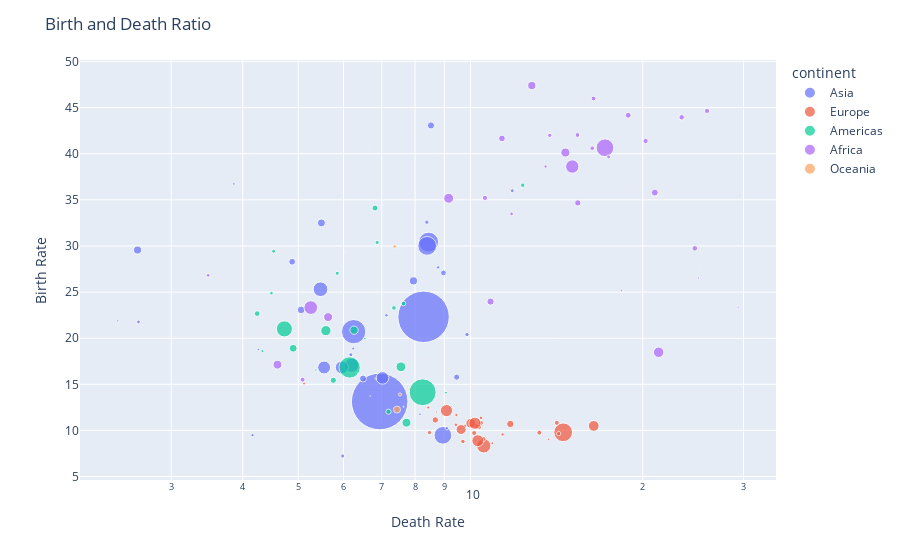

The notebook cell this image was saved under:
### Markdown cell above
* Visualisasi Bubble Chart

### Code cell
# create bubble chart
fig = px.scatter(df, x=' Death rate', y=' Birth rate', size='  Population ', color='continent', hover_name='Country', log_x=True, size_max=40)
# set layout
fig.update_layout(title='Birth and Death Ratio', xaxis_title='Death Rate', yaxis_title='Birth Rate')
fig.show()

### Figure 1 — Plotly figure (JSON) as saved in the notebook; plotly's stock layout.template omitted (floating-point values rounded to 4 significant figures)
{"data": [{"hovertemplate": "<b>%{hovertext}</b><br><br>continent=Asia<br> Death rate=%{x}<br> Birth rate=%{y}<br>  Population =%{marker.size}<extra></extra>", "hovertext": ["Japan", "Saudi Arabia", "China", "Hong Kong", "Kuwait", "Malaysia", "Singapore", "Indonesia", "Thailand", "United Arab Emirates", "Qatar", "India", "Philippines", "Oman", "Iran", "Pakistan", "Syria", "Bahrain", "Uzbekistan", "Yemen", "Bangladesh", "Israel", "Jordan", "Turkmenistan", "Kazakhstan", "Tajikistan", "Laos", "Kyrgyzstan", "Armenia", "Cambodia", "Iraq", "Sri Lanka", "Cyprus", "Georgia", "Vietnam", "Lebanon", "Azerbaijan", "Turkey"], "legendgroup": "Asia", "marker": {"color": "#636efa", "size": [127417244, 26417599, 1306313812, 6898686, 2335648, 23953136, 4425720, 241973879, 65444371, 2563212, 863051, 1080264388, 87857473, 3001583, 68017860, 162419946, 18448752, 688345, 26851195, 20727063, 144319628, 6276883, 5759732, 4952081, 15185844, 7163506, 6217141, 5146281, 2982904, 13607069, 26074906, 20064776, 780133, 4677401, 83535576, 3826018, 7911974, 69660559], "sizemode": "area", "sizeref": 816400.0, "symbol": "circle"}, "mode": "markers", "name": "Asia", "orientation": "v", "showlegend": true, "type": "scatter", "x": [8.95, 2.62, 6.94, 5.98, 2.42, 5.06, 4.16, 6.25, 7.02, 4.26, 4.61, 8.28, 5.47, 3.86, 5.55, 8.45, 4.88, 4.08, 7.95, 8.53, 8.4, 6.18, 2.63, 8.78, 9.46, 8.39, 11.83, 7.13, 8.16, 8.97, 5.49, 6.49, 7.64, 9.09, 6.2, 6.24, 9.86, 5.96], "xaxis": "x", "y": [9.47, 29.56, 13.14, 7.23, 21.88, 23.07, 9.49, 20.71, 15.7, 18.78, 15.54, 22.32, 25.31, 36.73, 16.83, 30.42, 28.29, 18.1, 26.22, 43.07, 30.01, 18.21, 21.76, 27.68, 15.78, 32.58, 35.99, 22.48, 11.76, 27.08, 32.5, 15.63, 12.57, 10.25, 17.07, 18.88, 20.4, 16.83], "yaxis": "y"}, {"hovertemplate": "<b>%{hovertext}</b><br><br>continent=Europe<br> Death rate=%{x}<br> Birth rate=%{y}<br>  Population =%{marker.size}<extra></extra>", "hovertext": ["Germany", "Russia", "Switzerland", "Norway", "Sweden", "Netherlands", "Belgium", "Finland", "Denmark", "Ukraine", "Bulgaria", "Slovenia", "Malta", "France", "Macedonia", "Albania", "Iceland", "Belarus", "Estonia", "Latvia", "Slovakia", "Lithuania", "Croatia", "Bosnia and Herzegovina", "Ireland", "Austria", "Romania", "Poland", "Czech Republic", "Hungary", "Greece", "Portugal", "Italy", "Spain", "United Kingdom"], "legendgroup": "Europe", "marker": {"color": "#EF553B", "size": [82431390, 143420309, 7489370, 4593041, 9001774, 16407491, 10364388, 5223442, 5432335, 47425336, 7450349, 2011070, 398534, 60656178, 2045262, 3563112, 296737, 10300483, 1332893, 2290237, 5431363, 3596617, 4495904, 4025476, 4015676, 8184691, 22329977, 38635144, 10241138, 10006835, 10668354, 10566212, 58103033, 40341462, 60441457], "sizemode": "area", "sizeref": 816400.0, "symbol": "circle"}, "mode": "markers", "name": "Europe", "orientation": "v", "showlegend": true, "type": "scatter", "x": [10.55, 14.52, 8.48, 9.45, 10.36, 8.68, 10.22, 9.79, 10.43, 16.42, 14.26, 10.22, 8, 9.08, 8.73, 5.12, 6.68, 14.15, 13.21, 13.7, 9.43, 10.92, 11.38, 8.44, 7.85, 9.7, 11.74, 10.01, 10.54, 13.19, 10.15, 10.43, 10.3, 9.63, 10.18], "xaxis": "x", "y": [8.33, 9.8, 9.77, 11.67, 10.36, 11.14, 10.48, 10.5, 11.36, 10.49, 9.66, 8.95, 10.17, 12.15, 12, 15.08, 13.73, 10.83, 9.91, 9.04, 10.62, 8.62, 9.57, 12.49, 14.47, 8.81, 10.7, 10.78, 9.07, 9.76, 9.72, 10.82, 8.89, 10.1, 10.78], "yaxis": "y"}, {"hovertemplate": "<b>%{hovertext}</b><br><br>continent=Americas<br> Death rate=%{x}<br> Birth rate=%{y}<br>  Population =%{marker.size}<extra></extra>", "hovertext": ["Canada", "Venezuela", "Brazil", "Argentina", "Chile", "Trinidad and Tobago", "Dominican Republic", "Bolivia", "Ecuador", "Honduras", "Uruguay", "Haiti", "Peru", "Paraguay", "Belize", "Guyana", "Cuba", "Panama", "Jamaica", "Nicaragua", "El Salvador", "Costa Rica", "Guatemala", "Colombia", "Mexico", "United States"], "legendgroup": "Americas", "marker": {"color": "#00cc96", "size": [32805041, 25375281, 186112794, 39537943, 15980912, 1088644, 8950034, 8857870, 13363593, 6975204, 3415920, 8121622, 27925628, 6347884, 279457, 765283, 11346670, 3039150, 2731832, 5465100, 6704932, 4016173, 14655189, 42954279, 106202903, 295734134], "sizemode": "area", "sizeref": 816400.0, "symbol": "circle"}, "mode": "markers", "name": "Americas", "orientation": "v", "showlegend": true, "type": "scatter", "x": [7.73, 4.9, 6.15, 7.56, 5.76, 9.37, 7.35, 7.64, 4.24, 6.87, 9.06, 12.34, 6.26, 4.53, 6.04, 8.32, 7.19, 6.54, 5.37, 4.49, 5.85, 4.33, 6.81, 5.59, 4.73, 8.25], "xaxis": "x", "y": [10.84, 18.91, 16.83, 16.9, 15.44, 12.81, 23.28, 23.76, 22.67, 30.38, 14.09, 36.59, 20.87, 29.43, 29.34, 18.45, 12.03, 19.96, 16.56, 24.88, 27.04, 18.6, 34.11, 20.82, 21.01, 14.14], "yaxis": "y"}, {"hovertemplate": "<b>%{hovertext}</b><br><br>continent=Africa<br> Death rate=%{x}<br> Birth rate=%{y}<br>  Population =%{marker.size}<extra></extra>", "hovertext": ["Algeria", "Libya", "Nigeria", "Egypt", "Morocco", "Botswana", "Chad", "Mauritius", "Namibia", "Gabon", "Ghana", "Tunisia", "Sao Tome and Principe", "Angola", "Malawi", "Burundi", "Swaziland", "Seychelles", "Mozambique", "Lesotho", "Togo", "Eritrea", "Cameroon", "Benin", "Zambia", "Rwanda", "Zimbabwe", "Madagascar", "Guinea", "Kenya", "Ethiopia", "Burkina Faso", "Senegal", "Equatorial Guinea", "Uganda", "Sudan", "South Africa"], "legendgroup": "Africa", "marker": {"color": "#ab63fa", "size": [32531853, 5765563, 128771988, 77505756, 32725847, 1640115, 9826419, 1230602, 2030692, 1389201, 21029853, 10074951, 187410, 11190786, 12158924, 6370609, 1173900, 81188, 19406703, 1867035, 5681519, 4561599, 16380005, 7460025, 11261795, 8440820, 12746990, 18040341, 9467866, 33829590, 73053286, 13925313, 11126832, 535881, 27269482, 40187486, 44344136], "sizemode": "area", "sizeref": 816400.0, "symbol": "circle"}, "mode": "markers", "name": "Africa", "orientation": "v", "showlegend": true, "type": "scatter", "x": [4.6, 3.48, 17.18, 5.26, 5.64, 29.36, 16.41, 6.83, 18.36, 11.72, 10.84, 5.09, 6.68, 25.9, 23.39, 17.43, 25.26, 6.34, 20.99, 25.03, 11.8, 13.53, 15.4, 13.76, 20.23, 16.32, 24.66, 11.35, 15.38, 14.65, 15.06, 18.86, 10.6, 12, 12.8, 9.16, 21.32], "xaxis": "x", "y": [17.13, 26.82, 40.65, 23.32, 22.29, 23.33, 45.98, 15.62, 25.16, 36.24, 23.97, 15.5, 40.8, 44.64, 43.95, 39.66, 27.72, 16.22, 35.79, 26.53, 33.48, 38.62, 34.67, 41.99, 41.38, 40.6, 29.74, 41.66, 42.03, 40.13, 38.61, 44.17, 35.21, 36.18, 47.39, 35.17, 18.48], "yaxis": "y"}, {"hovertemplate": "<b>%{hovertext}</b><br><br>continent=Oceania<br> Death rate=%{x}<br> Birth rate=%{y}<br>  Population =%{marker.size}<extra></extra>", "hovertext": ["Papua New Guinea", "New Zealand", "Australia"], "legendgroup": "Oceania", "marker": {"color": "#FFA15A", "size": [5545268, 4035461, 20090437], "sizemode": "area", "sizeref": 816400.0, "symbol": "circle"}, "mode": "markers", "name": "Oceania", "orientation": "v", "showlegend": true, "type": "scatter", "x": [7.37, 7.53, 7.44], "xaxis": "x", "y": [29.95, 13.9, 12.26], "yaxis": "y"}], "layout": {"legend": {"itemsizing": "constant", "title": {"text": "continent"}, "tracegroupgap": 0}, "margin": {"t": 60}, "title": {"text": "Birth and Death Ratio"}, "xaxis": {"anchor": "y", "domain": [0, 1], "title": {"text": "Death Rate"}, "type": "log"}, "yaxis": {"anchor": "x", "domain": [0, 1], "title": {"text": "Birth Rate"}}}}
